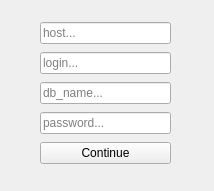
<?xml version="1.0" encoding="UTF-8"?>
<ui version="4.0">
 <class>Form</class>
 <widget class="QWidget" name="Form">
  <property name="geometry">
   <rect>
    <x>0</x>
    <y>0</y>
    <width>214</width>
    <height>191</height>
   </rect>
  </property>
  <property name="windowTitle">
   <string>Form</string>
  </property>
  <widget class="QWidget" name="layoutWidget">
   <property name="geometry">
    <rect>
     <x>40</x>
     <y>20</y>
     <width>131</width>
     <height>151</height>
    </rect>
   </property>
   <layout class="QVBoxLayout" name="verticalLayout">
    <item>
     <widget class="QLineEdit" name="lineHost">
      <property name="placeholderText">
       <string>host...</string>
      </property>
     </widget>
    </item>
    <item>
     <widget class="QLineEdit" name="lineLogin">
      <property name="placeholderText">
       <string>login...</string>
      </property>
     </widget>
    </item>
    <item>
     <widget class="QLineEdit" name="lineDBname">
      <property name="placeholderText">
       <string>db_name...</string>
      </property>
      <property name="clearButtonEnabled">
       <bool>false</bool>
      </property>
     </widget>
    </item>
    <item>
     <widget class="QLineEdit" name="linePassword">
      <property name="placeholderText">
       <string>password...</string>
      </property>
     </widget>
    </item>
    <item>
     <widget class="QPushButton" name="continueBtn">
      <property name="text">
       <string>Continue</string>
      </property>
     </widget>
    </item>
   </layout>
  </widget>
 </widget>
 <resources/>
 <connections/>
</ui>
